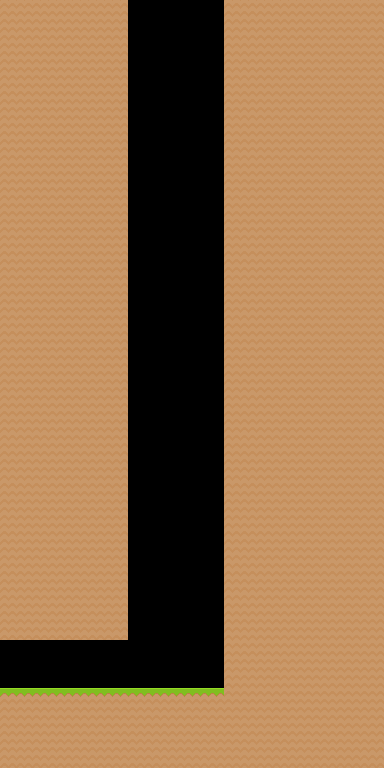

A level layout from a 2D game, rendered from its tile map. Below: a short description, then the map file with tile-grid data replaced by summaries:
An orthogonal 24x48 tile map with 16x16 px tiles, 1 tile layer (ground) and 15 objects.

<map version="1.0" orientation="orthogonal" renderorder="right-down" width="24" height="48" tilewidth="16" tileheight="16">
 <properties>
  <property name="unity:scale" value="0.0625" />
 </properties>
 <tileset firstgid="1" name="new-tiles" tilewidth="16" tileheight="16">
  <image source="../images/new-tiles.png" trans="5e81a2" width="256" height="256" />
  <tile id="1">
   <objectgroup draworder="index">
    <object x="0" y="0">
     <polyline points="0,0 16,0" />
    </object>
   </objectgroup>
  </tile>
  <tile id="2">
   <objectgroup draworder="index">
    <object x="0" y="0">
     <polyline points="0,0 16,0" />
    </object>
   </objectgroup>
  </tile>
  <tile id="3">
   <objectgroup draworder="index">
    <object x="0" y="0">
     <polyline points="0,0 16,0" />
    </object>
   </objectgroup>
  </tile>
  <tile id="32">
   <properties>
    <property name="unity:scale" value="0.0625" />
   </properties>
   <objectgroup draworder="index">
    <object x="0" y="0" width="16" height="16" />
   </objectgroup>
  </tile>
  <tile id="33">
   <objectgroup draworder="index">
    <object x="0" y="0" width="16" height="16" />
   </objectgroup>
  </tile>
  <tile id="34">
   <objectgroup draworder="index">
    <object x="0" y="16">
     <polygon points="0,0 16,-16 16,0" />
    </object>
   </objectgroup>
  </tile>
  <tile id="35">
   <objectgroup draworder="index">
    <object x="0" y="0">
     <polygon points="0,0 16,16 0,16" />
    </object>
   </objectgroup>
  </tile>
  <tile id="50">
   <objectgroup draworder="index">
    <object x="0" y="0" width="16" height="16" />
   </objectgroup>
  </tile>
  <tile id="51">
   <objectgroup draworder="index">
    <object x="0" y="0" width="16" height="16" />
   </objectgroup>
  </tile>
  <tile id="64">
   <objectgroup draworder="index">
    <object x="0" y="0">
     <polyline points="0,0 16,0" />
    </object>
   </objectgroup>
  </tile>
  <tile id="67">
   <objectgroup draworder="index">
    <object x="0" y="0">
     <polyline points="0,0 16,0" />
    </object>
   </objectgroup>
  </tile>
  <tile id="80">
   <objectgroup draworder="index">
    <object x="0" y="0">
     <polyline points="0,0 16,0" />
    </object>
   </objectgroup>
  </tile>
  <tile id="81">
   <objectgroup draworder="index">
    <object x="0" y="0">
     <polyline points="0,0 16,0" />
    </object>
   </objectgroup>
  </tile>
  <tile id="82">
   <objectgroup draworder="index">
    <object x="0" y="0">
     <polyline points="0,0 16,0" />
    </object>
   </objectgroup>
  </tile>
  <tile id="83">
   <objectgroup draworder="index">
    <object x="0" y="0" width="16" height="16" />
   </objectgroup>
  </tile>
 </tileset>
 <layer name="ground" width="24" height="48">
  <properties>
   <property name="unity:layer" value="ground" />
   <property name="unity:sortingLayerName" value="background" />
  </properties>
  <data>[1152 cells, 870 non-empty, 2 distinct tile ids]</data>
 </layer>
</map>
